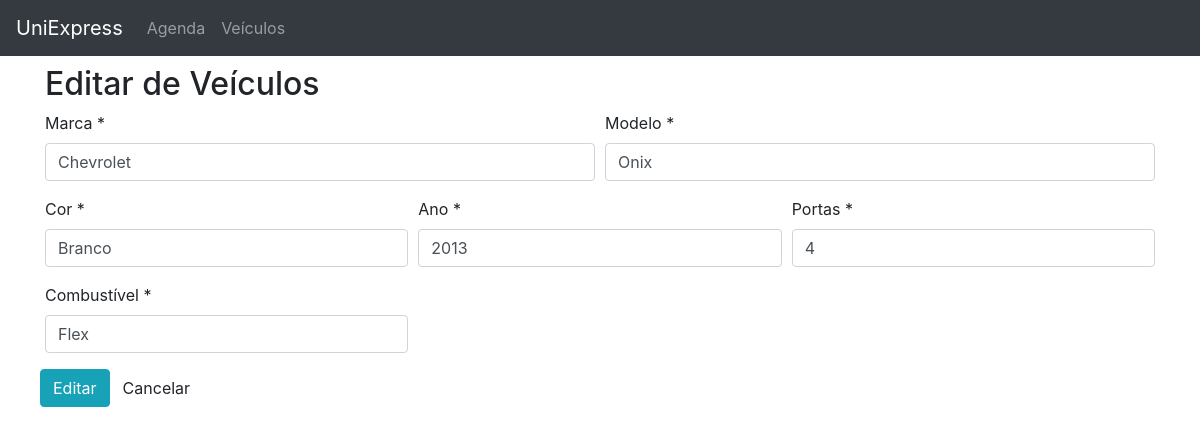
Screenshot of /views/Veiculo/editar.php?id=1 with the database file from the repository.
### tables this page shows
CREATE TABLE `veiculo` (
  `id` int(11) NOT NULL,
  `marca` varchar(150) NOT NULL,
  `modelo` varchar(100) NOT NULL,
  `cor` varchar(100) NOT NULL,
  `ano` int(11) NOT NULL,
  `portas` int(11) NOT NULL,
  `combustivel` varchar(100) NOT NULL
);

### api/Database/Veiculo.php (called while the page is built, shortened)
<?php
    Class Veiculo {
        public static function find($id) {
            $pdo = Database::connection();
            $sql = 'SELECT * FROM veiculo WHERE id = ?';
            $query = $pdo->prepare($sql);
            $query->execute(array($id));
            return $query->fetch(PDO::FETCH_ASSOC);
        }
    }
?>

### views/Veiculo/editar.php (the view, shortened to what this page needs)
<?php
require_once('../../api/Database/Veiculo.php');
if (!isset($_GET['id'])) {
    echo '';
    exit();
} else{
    $id = $_GET['id'];
    $veiculo = Veiculo::find($id);
}
?>
<h2>Editar de Veículos</h2>
 <form action="editar.php?id=<?php echo $veiculo['id'] ?>" method="POST">
        <div class="form-row">
            <div class="form-group col-md-6">
                <label for="marca">Marca *</label>
                <input type="text" class="form-control" placeholder="Marca do veículo" name="marca" value="<?php echo $veiculo['marca']; ?>" >
            </div>
            <div class="form-group col-md-6">
                <label for="marca">Modelo *</label>
                <input type="text" class="form-control" placeholder="Modelo do veículo" name="modelo" value="<?php echo $veiculo['modelo']; ?>">
            </div>
        </div>
        <div class="form-row">
            <div class="form-group col-md-4">
                <label for="marca">Cor *</label>
                <input type="text" class="form-control" placeholder="Cor do veículo" name="cor" value="<?php echo $veiculo['cor']; ?>">
            </div>
            <div class="form-group col-md-4">
                <label for="marca">Ano *</label>
                <input type="number" class="form-control" placeholder="ano do veículo" name="ano" value="<?php echo $veiculo['ano']; ?>">
            </div>
            <div class="form-group col-md-4">
                <label for="marca">Portas *</label>
                <input type="number" class="form-control" placeholder="Quantidade de portas" name="portas" value="<?php echo $veiculo['portas']; ?>">
            </div>
        </div>
        <div class="form-row">
            <div class="form-group  col-md-4">
                <label for="marca">Combustível *</label>
                <input type="text" class="form-control" placeholder="Tipo de combustível" name="combustivel" value="<?php echo $veiculo['combustivel']; ?>">
            </div>
        </div>
        <div class="form-row">
            <button type="submit" class="btn btn-info">Editar</button>
            <a href="index.php" class="btn btn-default">Cancelar</a>
        </div>
</form>

### inc/header.php (style rules this page uses)
body { padding-top: 65px; padding-bottom: 50px; }

### rows the page displays
veiculo: marca "Chevrolet", modelo "Onix", cor "Branco", ano "2013", portas "4", combustivel "Flex"
